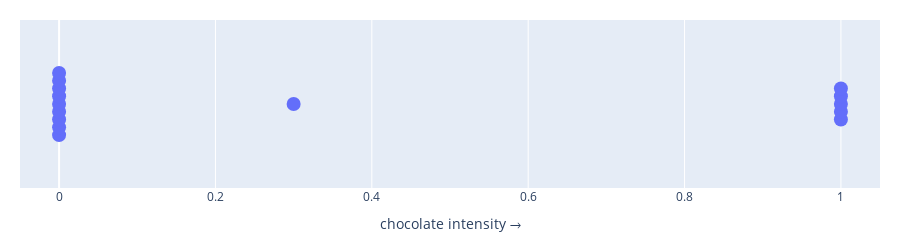

Here is the notebook cell this chart was saved with:
### Markdown cell above
Chocolate intensity in 1-D separates Snickers from SourPatch nicely, but all sour candies lump at zero.

### Code cell
candy_features.plot_1d(feature="chocolate")

### Figure 1 — Plotly figure (JSON) as saved in the notebook; plotly's stock layout.template omitted (floating-point values rounded to 4 significant figures)
{"data": [{"hovertemplate": "%{hovertext}", "hovertext": ["Snickers", "MilkyWay", "M&M", "SourPatch", "Skittles", "JollyRancher", "Jawbreaker", "HotTamales", "RedVines", "BigLeagueChew", "HubbaBubba", "ReesesCups", "HersheysBar", "Nerds", "TootsiePop"], "legendgroup": "", "marker": {"color": "#636efa", "size": 14, "symbol": "circle"}, "mode": "markers", "name": "", "orientation": "v", "showlegend": false, "type": "scatter", "x": [1.0, 1.0, 1.0, 0.0, 0.0, 0.0, 0.0, 0.0, 0.0, 0.0, 0.0, 1.0, 1.0, 0.0, 0.3], "xaxis": "x", "y": [-0.01778, -0.008889, 0.0, -0.03556, -0.02667, -0.01778, -0.008889, 0.0, 0.008889, 0.01778, 0.02667, 0.008889, 0.01778, 0.03556, 0.0], "yaxis": "y"}], "layout": {"height": 220, "legend": {"tracegroupgap": 0}, "margin": {"b": 10, "l": 20, "r": 20, "t": 20}, "showlegend": false, "xaxis": {"anchor": "y", "domain": [0, 1], "range": [-0.05, 1.05], "title": {"text": "chocolate intensity →"}}, "yaxis": {"anchor": "x", "domain": [0, 1], "range": [-0.096, 0.096], "title": {"text": "y"}, "visible": false}}}
